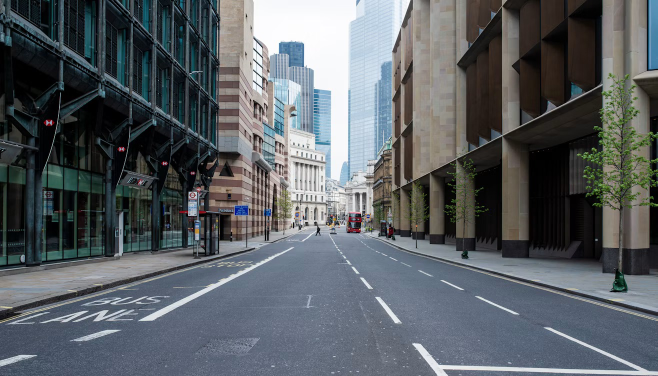
#> input picture test1234.png, 1315 x 752 px (shown at 1/2 size)
$ python main.py
#> lines starting #> are read from the running program, lines starting #| are printed output that depends on the picture; after the words box and inside, x2 and y2 are one past the last pixel; in counts of white or black regions, pixels touching at a corner belong together
# Extract white/yellow road-marking edges from a static image

import os

import cv2 as cv
import numpy as np

INPUT_IMAGE = "test1234.png"
OUTPUT_DIR = "results"
SHOW_IMAGE = True  # For OpenCV window

# Hue is 0-179; saturation and brightness are 0-255
WHITE_LOWER = np.array([0, 0, 180], dtype=np.uint8)
WHITE_UPPER = np.array([179, 70, 255], dtype=np.uint8)
YELLOW_LOWER = np.array([15, 70, 100], dtype=np.uint8)
YELLOW_UPPER = np.array([40, 255, 255], dtype=np.uint8)

BLUR_KERNEL_SIZE = 5
CANNY_LOW = 50
CANNY_HIGH = 150

def filter_lane_colors(image):
    # Keeps white and yellow pixels in a one-channel mask
    hsv = cv.cvtColor(image, cv.COLOR_BGR2HSV)
    white_mask = cv.inRange(hsv,WHITE_LOWER, WHITE_UPPER)
    yellow_mask = cv.inRange(hsv,YELLOW_LOWER, YELLOW_UPPER)
    return cv.bitwise_or(white_mask,yellow_mask)


def blur_color_mask(colors):
    # Smoothens small specks before finding edges
    return cv.GaussianBlur(colors,(BLUR_KERNEL_SIZE,BLUR_KERNEL_SIZE),5)

def detect_edges(blurred):
    #Finds boundaries in the smoothed mask
    return cv.Canny(blurred, CANNY_LOW, CANNY_HIGH)

def road_roi_mask(shape):
    #Marks the road-shaped region to keep
    height, width = shape[:2]
    vertices = np.array(
        [[
            (int(0.10 * width), int(0.92 * height)), #Bottom Left
            (int(0.45 * width), int(0.60 * height)), #Top left
            (int(0.70 * width), int(0.60 * height)), #Top Right
            (int(0.90 * width), int(0.92 * height)), #Bottom Right
        ]],
        dtype=np.int32,
    )
    mask = np.zeros((height, width), dtype=np.uint8)
    cv.fillPoly(mask, vertices, 255)
    return mask

def make_comparison(image,roi_edges):
    #Places the original next to the extracted edge pixels
    edge_panel = cv.cvtColor(roi_edges, cv.COLOR_GRAY2BGR)
    comparison = cv.hconcat([image, edge_panel])
    cv.putText(comparison, "Original", (8, 20), cv.FONT_HERSHEY_SIMPLEX,
               0.5, (0, 0, 255), 1, cv.LINE_AA)
    cv.putText(comparison, "ROI edge pixels", (image.shape[1] + 8, 20),
               cv.FONT_HERSHEY_SIMPLEX, 0.5, (0, 0, 255), 1, cv.LINE_AA)
    return comparison

def main():
    #Writing Paths relative to this script, so VS Code can run it from any folder
    project_dir = os.path.dirname(os.path.abspath(__file__))
    input_path = os.path.join(project_dir, INPUT_IMAGE)
    output_dir = os.path.join(project_dir, OUTPUT_DIR)

    #Loading the road photo
    image = cv.imread(input_path)
#> image is the input picture: shape (752, 1315, 3); mean B, G, R 99.7, 95.5, 90.1
    colors = filter_lane_colors(image)
#> in filter_lane_colors, `hsv = cv.cvtColor(image, cv.COLOR_BGR2HSV)`: hsv: shape (752, 1315, 3); mean H, S, V 79.6, 63.9, 104.4
#> in filter_lane_colors, `white_mask = cv.inRange(hsv,WHITE_LOWER, WHITE_UPPER)`:
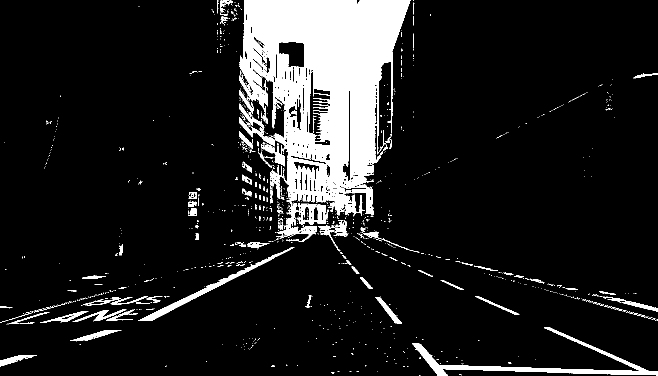
#> white_mask: shape (752, 1315) (shown at 1/2 size); 11.4% white; 1214 white regions (1102 under 20 px), largest, box (x1, y1, x2, y2) and area: (479, 0, 821, 432) 82803, (824, 655, 1315, 752) 6000, (276, 494, 589, 642) 2776
#> in filter_lane_colors, `yellow_mask = cv.inRange(hsv,YELLOW_LOWER, YELLOW_UPPER)`:
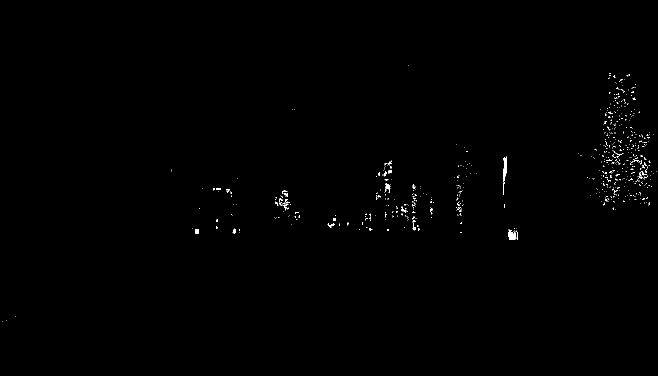
#> yellow_mask: shape (752, 1315) (shown at 1/2 size); 0.35% white in thin lines or dots, all inside (x1, y1, x2, y2) = (5, 130, 1314, 643)
#> in filter_lane_colors, `return cv.bitwise_or(white_mask,yellow_mask)`: returned value: shape (752, 1315); 11.7% white; 1805 white regions (1676 under 20 px), largest, box (x1, y1, x2, y2) and area: (479, 0, 821, 439) 82946, (824, 655, 1315, 752) 6000, (276, 494, 589, 642) 2776
    blurred = blur_color_mask(colors)
#> in blur_color_mask, `return cv.GaussianBlur(colors,(BLUR_KERNEL_SIZE,BLUR_KERNEL_SIZE),5)`:
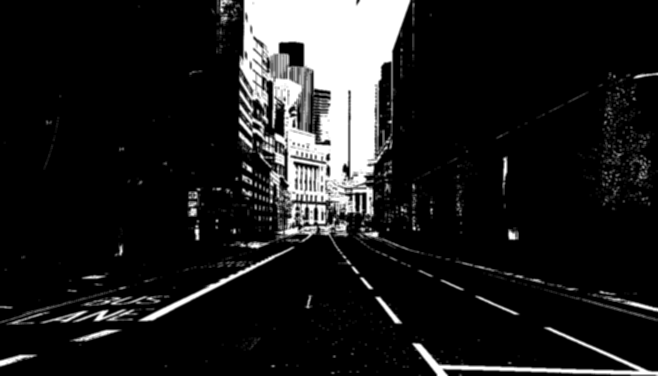
#> returned value: shape (752, 1315) (shown at 1/2 size); min 0, max 255, mean 29.8
    edges = detect_edges(blurred)
#> in detect_edges, `return cv.Canny(blurred, CANNY_LOW, CANNY_HIGH)`:
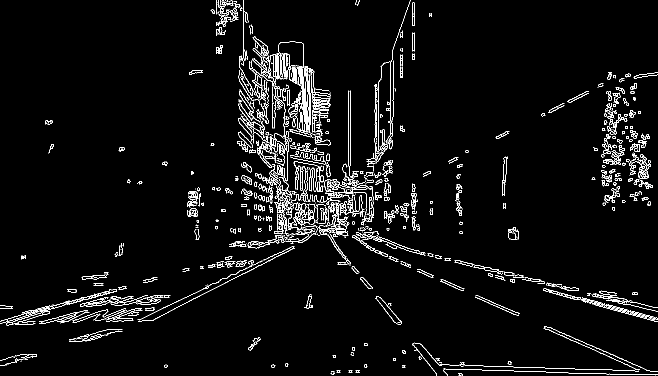
#> returned value: shape (752, 1315) (shown at 1/2 size); 3.9% white in thin lines or dots
    roi_mask = road_roi_mask(image.shape)
#> in road_roi_mask, `cv.fillPoly(mask, vertices, 255)`:
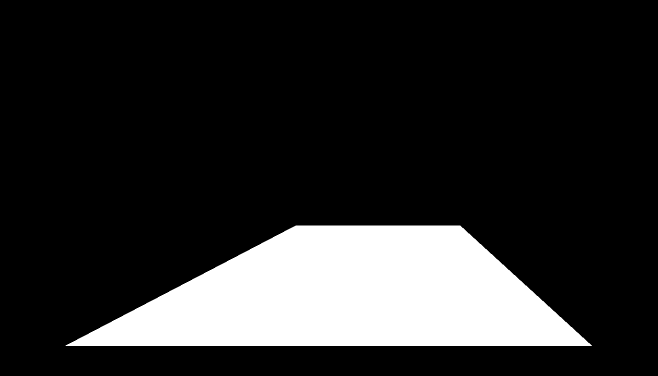
#> mask: shape (752, 1315) (shown at 1/2 size); 16.9% white; 1 white region, box (x1, y1, x2, y2) and area: (131, 451, 1184, 692) 166773
    roi_edges = cv.bitwise_and(edges, roi_mask)
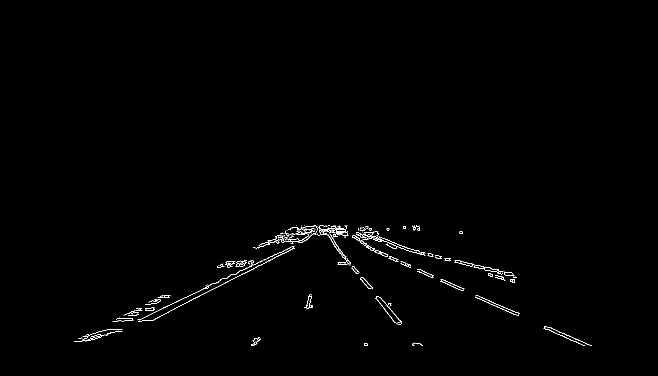
#> roi_edges: shape (752, 1315) (shown at 1/2 size); 0.57% white in thin lines or dots, all inside (x1, y1, x2, y2) = (148, 451, 1184, 692)

    results = {
        "01_color_mask.png": colors,
        "02_blurred.png": blurred,
        "03_canny_edges.png": edges,
        "04_roi_mask.png": roi_mask,
        "05_roi_edges.png": roi_edges,
    }
    for filename, result in results.items():
        cv.imwrite(os.path.join(output_dir, filename), result)
#> this loop made 5 passes
#> filename on passes 1 to 5: '01_color_mask.png', '02_blurred.png', '03_canny_edges.png', '04_roi_mask.png', '05_roi_edges.png'
    comparison = make_comparison(image, roi_edges)
#> in make_comparison, `comparison = cv.hconcat([image, edge_panel])`:
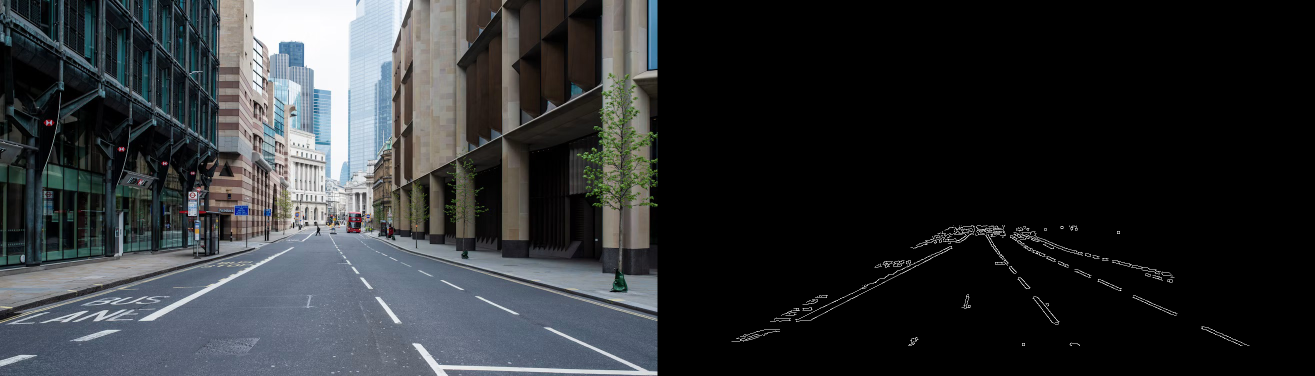
#> comparison: shape (752, 2630, 3) (shown at 1/2 size); mean B, G, R 50.6, 48.5, 45.8
#> in make_comparison, `cv.putText(comparison, "Original", (8, 20), cv.FONT_HERSHEY_SIMPLEX, 0..`: comparison: shape (752, 2630, 3); 0.02% of pixels changed, all inside (x1, y1, x2, y2) = (8, 8, 66, 26)
#> in make_comparison, `cv.putText(comparison, "ROI edge pixels", (image.shape[1] + 8, 20), cv..`: comparison: shape (752, 2630, 3); mean B, G, R 50.6, 48.5, 45.8
    cv.imwrite(os.path.join(output_dir, "06_comparison.png"), comparison)

    print(f"Saved 6 images to {output_dir}")
#| Saved 6 images to results
    if SHOW_IMAGE:
        window = "Original and ROI edge pixels"
        cv.namedWindow(window, cv.WINDOW_NORMAL)
        cv.resizeWindow(window, 1800, 1200)
        cv.imshow(window, comparison)
        cv.waitKey(0)
        cv.destroyAllWindows()

main()
